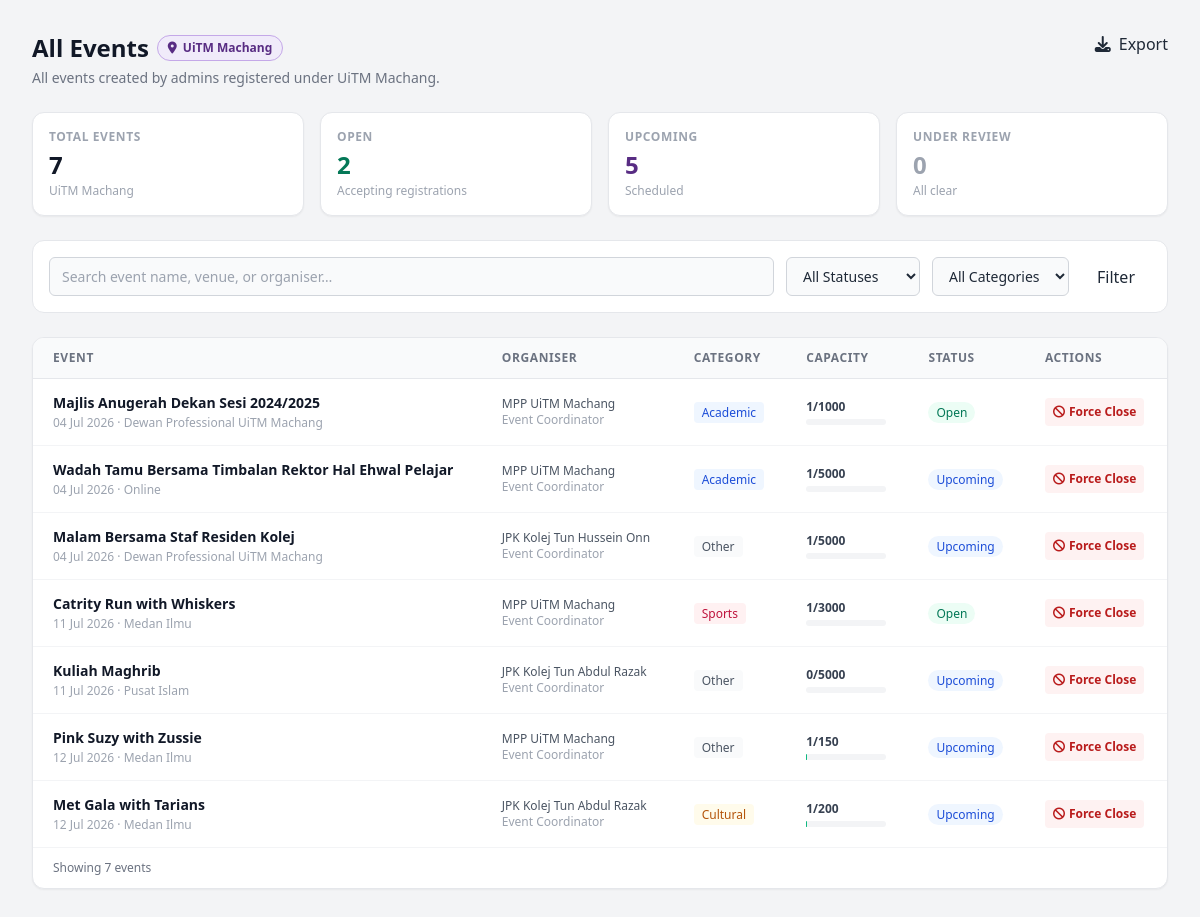
Screenshot of /global_events.php (signed in) with the database file from the repository.
### tables this page shows
CREATE TABLE `events` (
  `id` int(10) UNSIGNED NOT NULL,
  `campus_id` int(10) UNSIGNED DEFAULT NULL,
  `club_id` int(10) UNSIGNED DEFAULT NULL,
  `created_by` int(10) UNSIGNED DEFAULT NULL,
  `title` varchar(200) NOT NULL,
  `venue` varchar(200) DEFAULT NULL,
  `category` enum('Academic','Cultural','Sports','Other') NOT NULL DEFAULT 'Other',
  `status` enum('upcoming','open','under_review','closed','cancelled','archived') NOT NULL DEFAULT 'upcoming',
  `capacity` int(10) UNSIGNED NOT NULL DEFAULT 0,
  `registration_fee` decimal(8,2) NOT NULL DEFAULT 0.00,
  `registered_count` int(10) UNSIGNED NOT NULL DEFAULT 0,
  `start_date` datetime DEFAULT NULL,
  `end_date` datetime DEFAULT NULL,
  `description` text DEFAULT NULL,
  `image_url` varchar(500) DEFAULT NULL,
  `created_at` datetime NOT NULL DEFAULT current_timestamp(),
  `updated_at` datetime NOT NULL DEFAULT current_timestamp() ON UPDATE current_timestamp(),
  `is_paid` tinyint(1) NOT NULL DEFAULT 0,
  `fee_amount` decimal(8,2) DEFAULT NULL,
  `payment_method` varchar(50) DEFAULT NULL,
  `payment_details` text DEFAULT NULL,
  `payment_deadline` datetime DEFAULT NULL
);

### config.php (called while the page is built, shortened)
<?php
function db(): PDO {
    static $pdo = null;
    if ($pdo === null) {
        $dsn = 'mysql:host=' . DB_HOST . ';dbname=' . DB_NAME . ';charset=' . DB_CHARSET;
        try {
            $pdo = new PDO($dsn, DB_USER, DB_PASS, [
                PDO::ATTR_ERRMODE            => PDO::ERRMODE_EXCEPTION,
                PDO::ATTR_DEFAULT_FETCH_MODE => PDO::FETCH_ASSOC,
                PDO::ATTR_EMULATE_PREPARES   => false,
            ]);
        } catch (PDOException $e) {
            die(json_encode(['error' => 'Database connection failed: ' . $e->getMessage()]));
        }
    }
    return $pdo;
}
?>

### global_events.php (the view, shortened to what this page needs)
<?php
require_once '../config.php';
$search    = trim($_GET['q']        ?? '');
$statusF   = $_GET['status']        ?? '';
$categoryF = $_GET['category']      ?? '';
$totalEvents    = (int) db()->query("SELECT COUNT(*) FROM events")->fetchColumn();
$openEvents     = (int) db()->query("SELECT COUNT(*) FROM events WHERE status='open'")->fetchColumn();
$upcomingEvents = (int) db()->query("SELECT COUNT(*) FROM events WHERE status='upcoming'")->fetchColumn();
$reviewEvents   = (int) db()->query("SELECT COUNT(*) FROM events WHERE status='under_review'")->fetchColumn();
$sql    = "SELECT e.*, a.name AS created_by_name, a.role AS created_by_role FROM events e LEFT JOIN admins a ON a.id=e.created_by WHERE 1=1";
$params = [];
$sql .= " ORDER BY e.start_date ASC";
$stmt = db()->prepare($sql);
$stmt->execute($params);
$events = $stmt->fetchAll();
?>
<!DOCTYPE html>
<html lang="en">
<head>
<script src="https://cdn.tailwindcss.com"></script>
<link rel="stylesheet" href="https://cdnjs.cloudflare.com/ajax/libs/font-awesome/6.4.0/css/all.min.css">
</head>
<body class="bg-gray-100 font-sans text-gray-800 flex h-screen overflow-hidden">
<div class="flex-1 flex flex-col h-full overflow-y-auto">
<div class="flex-1">
<main class="p-6 md:p-8 space-y-6 max-w-7xl w-full mx-auto">
  <div class="flex justify-between items-start flex-wrap gap-4">
    <div>
      <div class="flex items-center gap-2 mb-1">
        <h3 class="text-2xl font-bold text-gray-900">All Events</h3>
        <span class="inline-flex items-center gap-1.5 text-xs font-semibold px-2.5 py-1 rounded-full border"
              style="background:#f0ebfa;color:#582C83;border-color:#c4a8e8;">
          <i class="fas fa-location-dot text-xs"></i> UiTM Machang
        </span>
      </div>
      <p class="text-sm text-gray-500">All events created by admins registered under UiTM Machang.</p>
    </div>
    <button onclick="showToast('Event CSV exported for UiTM Machang.')" class="btn-primary flex items-center gap-2">
      <i class="fas fa-download"></i> Export
    </button>
  </div>
  <div class="grid grid-cols-2 md:grid-cols-4 gap-4">
    <div class="stat-card bg-white p-4 rounded-xl border border-gray-200 shadow-sm">
      <p class="text-xs font-semibold uppercase tracking-wider text-gray-400">Total Events</p>
      <p class="text-2xl font-bold text-gray-900 mt-1"><?= $totalEvents ?></p>
      <p class="text-xs text-gray-400 mt-0.5">UiTM Machang</p>
    </div>
    <div class="stat-card bg-white p-4 rounded-xl border border-gray-200 shadow-sm">
      <p class="text-xs font-semibold uppercase tracking-wider text-gray-400">Open</p>
      <p class="text-2xl font-bold text-emerald-700 mt-1"><?= $openEvents ?></p>
      <p class="text-xs text-gray-400 mt-0.5">Accepting registrations</p>
    </div>
    <div class="stat-card bg-white p-4 rounded-xl border border-gray-200 shadow-sm">
      <p class="text-xs font-semibold uppercase tracking-wider text-gray-400">Upcoming</p>
      <p class="text-2xl font-bold mt-1" style="color:#582C83;"><?= $upcomingEvents ?></p>
      <p class="text-xs text-gray-400 mt-0.5">Scheduled</p>
    </div>
    <div class="stat-card bg-white p-4 rounded-xl border border-gray-200 shadow-sm">
      <p class="text-xs font-semibold uppercase tracking-wider text-gray-400">Under Review</p>
      <p class="text-2xl font-bold mt-1 <?= $reviewEvents>0?'text-amber-600':'text-gray-400' ?>"><?= $reviewEvents ?></p>
      <p class="text-xs mt-0.5 <?= $reviewEvents>0?'text-amber-500':'text-gray-400' ?>"><?= $reviewEvents>0?'Needs action':'All clear' ?></p>
    </div>
  </div>
  <form method="GET" class="bg-white rounded-xl border border-gray-200 p-4 flex flex-wrap gap-3">
    <input name="q" type="text" value="<?= htmlspecialchars($search) ?>" placeholder="Search event name, venue, or organiser…"
           class="flex-1 min-w-48 bg-gray-50 border border-gray-300 rounded-md px-3 py-2 text-sm focus:ring-1 focus:ring-purple-600 focus:outline-none">
    <select name="status" class="bg-gray-50 border border-gray-300 rounded-md px-3 py-2 text-sm focus:ring-1 focus:ring-purple-600 focus:outline-none">
      <option value="">All Statuses</option>
    </select>
    <select name="category" class="bg-gray-50 border border-gray-300 rounded-md px-3 py-2 text-sm focus:ring-1 focus:ring-purple-600 focus:outline-none">
      <option value="">All Categories</option>
    </select>
    <button type="submit" class="btn-primary px-4">Filter</button>
  </form>
  <div class="bg-white rounded-xl border border-gray-200 shadow-sm overflow-hidden">
    <div class="overflow-x-auto">
      <table class="w-full text-left border-collapse">
        <thead>
          <tr class="bg-gray-50 border-b border-gray-200 text-xs font-bold uppercase tracking-wider text-gray-500">
            <th class="py-3 px-5">Event</th><th class="py-3 px-5">Organiser</th>
            <th class="py-3 px-5">Category</th><th class="py-3 px-5">Capacity</th>
            <th class="py-3 px-5">Status</th><th class="py-3 px-5">Actions</th>
          </tr>
        </thead>
        <tbody class="divide-y divide-gray-100 text-sm">
        <?php if (empty($events)): ?>
          <tr><td colspan="6" class="py-14 text-center text-gray-400">
            <i class="fas fa-calendar-xmark text-4xl text-gray-300 mb-3 block"></i>
            No events found<?= ($search||$statusF||$categoryF)?' matching your filter':' for UiTM Machang' ?>.
          </td></tr>
        <?php else:
          $catColors = ['Academic'=>'bg-blue-50 text-blue-700','Cultural'=>'bg-amber-50 text-amber-700','Sports'=>'bg-rose-50 text-rose-700','Other'=>'bg-gray-50 text-gray-600'];
          $stColors  = ['open'=>'bg-emerald-50 text-emerald-700','upcoming'=>'bg-blue-50 text-blue-700','under_review'=>'bg-amber-50 text-amber-700','closed'=>'bg-gray-100 text-gray-500','cancelled'=>'bg-red-50 text-red-600'];
          $stLabels  = ['open'=>'Open','upcoming'=>'Upcoming','under_review'=>'Under Review','closed'=>'Closed','cancelled'=>'Cancelled'];
          foreach ($events as $ev):
            $pct      = $ev['capacity'] > 0 ? round(($ev['registered_count']/$ev['capacity'])*100) : 0;
            $catCls   = $catColors[$ev['category']] ?? 'bg-gray-50 text-gray-600';
            $stCls    = $stColors[$ev['status']]    ?? 'bg-gray-50 text-gray-500';
            $stLabel  = $stLabels[$ev['status']]    ?? ucfirst($ev['status']);
            $isReview = $ev['status'] === 'under_review';
            $isClosed = in_array($ev['status'], ['closed','cancelled','archived']);
        ?>
        <tr class="hover-row <?= $isReview?'bg-amber-50/30':'' ?>">
          <td class="py-3.5 px-5">
            <p class="font-semibold text-gray-900"><?= htmlspecialchars($ev['title']) ?></p>
            <p class="text-xs text-gray-400 mt-0.5">
              <?= $ev['start_date'] ? date('d M Y', strtotime($ev['start_date'])) : 'TBC' ?>
              <?= $ev['venue'] ? ' · '.htmlspecialchars($ev['venue']) : '' ?>
            </p>
          </td>
          <td class="py-3.5 px-5 text-xs text-gray-600">
            <?= htmlspecialchars($ev['created_by_name'] ?? '—') ?>
            <?php if ($ev['created_by_role']): ?>
              <p class="text-gray-400"><?= htmlspecialchars($ev['created_by_role']) ?></p>
            <?php endif; ?>
          </td>
          <td class="py-3.5 px-5">
            <span class="px-2 py-0.5 rounded text-xs font-medium <?= $catCls ?>"><?= htmlspecialchars($ev['category'] ?? '—') ?></span>
          </td>
          <td class="py-3.5 px-5 text-xs font-semibold">
            <?php if ($ev['capacity'] > 0): ?>
              <span class="<?= $pct>=90?'text-red-600':($pct>=60?'text-amber-600':'text-gray-700') ?>">
                <?= $ev['registered_count'] ?>/<?= $ev['capacity'] ?>
              </span>
              <div class="w-20 h-1.5 bg-gray-100 rounded-full mt-1">
              </div>
            <?php else: ?><span class="text-gray-400">—</span><?php endif; ?>
          </td>
          <td class="py-3.5 px-5">
            <span class="px-2 py-0.5 rounded-full text-xs font-medium <?= $stCls ?>"><?= $stLabel ?></span>
          </td>
          <td class="py-3.5 px-5">
            <div class="flex gap-1 flex-wrap">
              <?php if ($isReview): ?>
                <button onclick="eventAction('approve',<?= $ev['id'] ?>,'<?= addslashes(htmlspecialchars($ev['title'])) ?>','Approve and publish this event? It will become visible to students.','Approve','green')"
                        class="text-xs text-emerald-700 bg-emerald-50 px-2 py-1.5 rounded hover:bg-emerald-100 font-semibold">
                  <i class="fas fa-check mr-1"></i>Approve
                </button>
                <button onclick="eventAction('reject',<?= $ev['id'] ?>,'<?= addslashes(htmlspecialchars($ev['title'])) ?>','Reject this event? It will be cancelled permanently.','Reject','red')"
                        class="text-xs text-red-600 bg-red-50 px-2 py-1.5 rounded hover:bg-red-100 font-semibold">
                  <i class="fas fa-times mr-1"></i>Reject
                </button>
              <?php elseif (!$isClosed): ?>
                <button onclick="eventAction('force_close',<?= $ev['id'] ?>,'<?= addslashes(htmlspecialchars($ev['title'])) ?>','Force-close this event? Registrations will be locked. This cannot be undone by campus admins.','Force Close','red')"
                        class="text-xs text-red-700 bg-red-50 px-2 py-1.5 rounded hover:bg-red-100 font-semibold">
                  <i class="fas fa-ban mr-1"></i>Force Close
                </button>
              <?php else: ?>
                <span class="text-xs text-gray-400 italic">No actions</span>
              <?php endif; ?>
            </div>
          </td>
        </tr>
        <?php endforeach; endif; ?>
        </tbody>
      </table>
    </div>
    <div class="px-5 py-3 border-t border-gray-100 flex items-center justify-between text-xs text-gray-500">
      <span>Showing <?= count($events) ?> event<?= count($events)!==1?'s':'' ?> </span>
    </div>
  </div>
</main>
</div>
</div>
</body>
</html>

### rows the page displays
events: title "Majlis Anugerah Dekan Sesi 2024/2025", start_date "04 Jul 2026", venue "Dewan Professional UiTM Machang", created_by.name "MPP UiTM Machang", created_by.role "Event Coordinator", category "Academic", registered_count "1", capacity "1000", status "Open"
events: title "Wadah Tamu Bersama Timbalan Rektor Hal Ehwal Pelajar", start_date "04 Jul 2026", venue "Online", created_by.name "MPP UiTM Machang", created_by.role "Event Coordinator", category "Academic", registered_count "1", capacity "5000", status "Upcoming"
events: title "Malam Bersama Staf Residen Kolej", start_date "04 Jul 2026", venue "Dewan Professional UiTM Machang", created_by.name "JPK Kolej Tun Hussein Onn", created_by.role "Event Coordinator", category "Other", registered_count "1", capacity "5000", status "Upcoming"
events: title "Catrity Run with Whiskers", start_date "11 Jul 2026", venue "Medan Ilmu", created_by.name "MPP UiTM Machang", created_by.role "Event Coordinator", category "Sports", registered_count "1", capacity "3000", status "Open"
events: title "Kuliah Maghrib", start_date "11 Jul 2026", venue "Pusat Islam", created_by.name "JPK Kolej Tun Abdul Razak", created_by.role "Event Coordinator", category "Other", registered_count "0", capacity "5000", status "Upcoming"
events: title "Pink Suzy with Zussie", start_date "12 Jul 2026", venue "Medan Ilmu", created_by.name "MPP UiTM Machang", created_by.role "Event Coordinator", category "Other", registered_count "1", capacity "150", status "Upcoming"
events: title "Met Gala with Tarians", start_date "12 Jul 2026", venue "Medan Ilmu", created_by.name "JPK Kolej Tun Abdul Razak", created_by.role "Event Coordinator", category "Cultural", registered_count "1", capacity "200", status "Upcoming"

### other values shown
$totalEvents "7"
$openEvents "2"
$upcomingEvents "5"
$reviewEvents "0"
count($events) "7"
